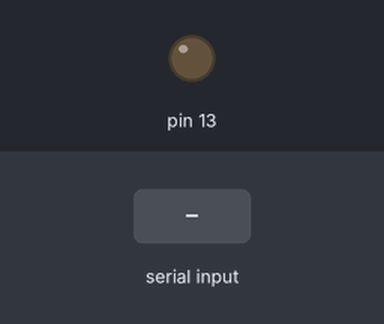
The sketch below on a simulated Arduino Uno, built with avr-gcc and run on an emulated ATmega328P. On the bench: output pins drawn as LEDs (lit = HIGH). Inputs (shaded band) come from the test bench. What the sketch prints to the serial monitor is not drawn.

Above: at 1.2 s.
1.3 s: "A" received over Serial
At 2.6 s:
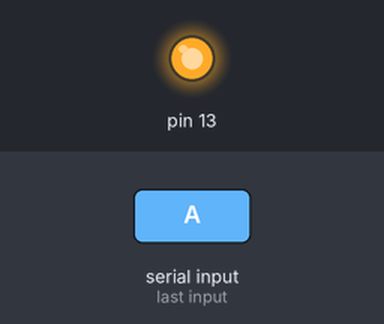
Timing chart, 0 to 6.8 s (numbered marks = the images above; inputs shaded):
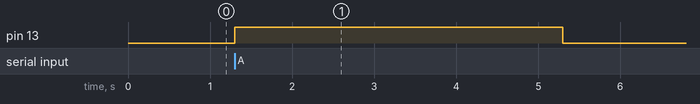

Measured:
- after the input at 1.3 s, pin 13: LOW → HIGH at once, → LOW 4.0 s later

The sketch:

serialrasp.ino
```cpp
void setup() {
  Serial.begin(9600);
  pinMode(13,OUTPUT);
}

void loop() {
  int incomingByte;

  if(Serial.available() > 0) {
    // read the incoming byte:
    incomingByte = Serial.read();
      digitalWrite(13,HIGH);
      delay(2000);
      digitalWrite(13,LOW);
    // echo
    Serial.println(incomingByte);
if(incomingByte == 65){
      digitalWrite(13,HIGH);
      delay(2000);
      digitalWrite(13,LOW);
}
  }
}
```
